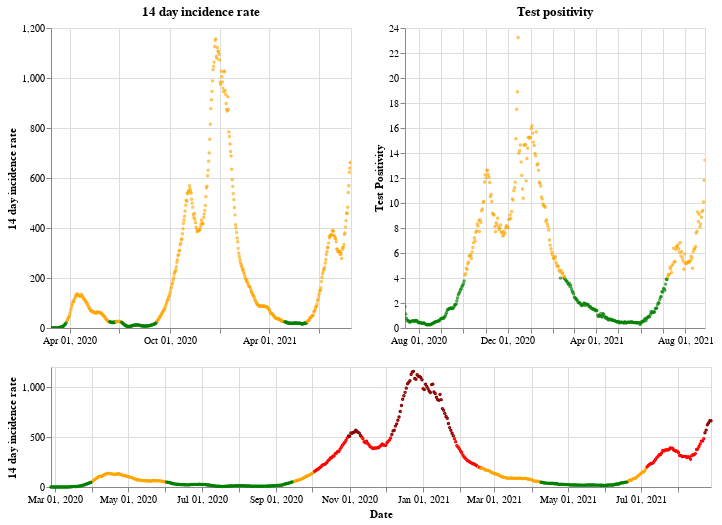

The notebook cell this image was saved under:
### Markdown cell above
## Wales

### Code cell
plot_traffic_light('Wales')

### Figure 1 — Vega-Lite specification as saved in the notebook (floating-point values rounded to 4 significant figures; data arrays with more than 128 entries replaced by an {"elided": "..."} marker saying what was removed)
{"config": {"view": {"continuousWidth": 400, "continuousHeight": 300}}, "vconcat": [{"hconcat": [{"mark": {"type": "point", "size": 2}, "encoding": {"color": {"condition": {"value": "green", "test": "(datum.twoWeeklyCasesRate <= 25)"}, "value": "orange"}, "tooltip": [{"type": "nominal", "field": "areaName"}, {"type": "temporal", "field": "date"}, {"type": "quantitative", "field": "twoWeeklyCasesRate"}, {"type": "quantitative", "field": "testPositivity"}], "x": {"type": "temporal", "axis": {"title": ""}, "field": "date", "scale": {"domain": {"selection": "DateBrush"}}, "timeUnit": "yearmonthdate"}, "y": {"type": "quantitative", "axis": {"title": "14 day incidence rate"}, "field": "twoWeeklyCasesRate"}}, "title": "14 day incidence rate", "width": 300}, {"mark": {"type": "point", "size": 2}, "encoding": {"color": {"condition": {"value": "green", "test": "(datum.testPositivity <= 4)"}, "value": "orange"}, "tooltip": [{"type": "nominal", "field": "areaName"}, {"type": "temporal", "field": "date"}, {"type": "quantitative", "field": "twoWeeklyCasesRate"}, {"type": "quantitative", "field": "testPositivity"}], "x": {"type": "temporal", "axis": {"title": ""}, "field": "date", "scale": {"domain": {"selection": "DateBrush"}}, "timeUnit": "yearmonthdate"}, "y": {"type": "quantitative", "axis": {"title": "Test Positivity"}, "field": "testPositivity"}}, "title": "Test positivity", "width": 300}]}, {"layer": [{"mark": {"type": "point", "size": 2}, "encoding": {"color": {"condition": {"value": "orange", "test": "(((datum.testPositivity < 4) && (datum.twoWeeklyCasesRate >= 50)) && (datum.twoWeeklyCasesRate < 200))"}, "value": "red"}, "opacity": {"condition": {"value": 1, "test": "((datum.twoWeeklyCasesRate >= 50) && (datum.twoWeeklyCasesRate < 500))"}, "value": 0}, "tooltip": [{"type": "nominal", "field": "areaName"}, {"type": "temporal", "field": "date"}, {"type": "quantitative", "field": "twoWeeklyCasesRate"}, {"type": "quantitative", "field": "testPositivity"}], "x": {"type": "temporal", "axis": {"title": "Date"}, "field": "date", "timeUnit": "yearmonthdate"}, "y": {"type": "quantitative", "axis": {"title": "14 day incidence rate"}, "field": "twoWeeklyCasesRate"}}, "selection": {"DateBrush": {"type": "interval", "encodings": ["x"], "fields": ["Time"]}}}, {"mark": {"type": "point", "size": 2}, "encoding": {"color": {"value": "darkred"}, "opacity": {"condition": {"value": 1, "test": "(datum.twoWeeklyCasesRate >= 500)"}, "value": 0}, "tooltip": [{"type": "nominal", "field": "areaName"}, {"type": "temporal", "field": "date"}, {"type": "quantitative", "field": "twoWeeklyCasesRate"}, {"type": "quantitative", "field": "testPositivity"}], "x": {"type": "temporal", "axis": {"title": "Date"}, "field": "date", "timeUnit": "yearmonthdate"}, "y": {"type": "quantitative", "axis": {"title": "14 day incidence rate"}, "field": "twoWeeklyCasesRate"}}}, {"mark": {"type": "point", "size": 2}, "encoding": {"color": {"condition": {"value": "green", "test": "((datum.testPositivity < 4) && (datum.twoWeeklyCasesRate < 50))"}, "value": "orange"}, "opacity": {"condition": {"value": 1, "test": "(datum.twoWeeklyCasesRate < 50)"}, "value": 0}, "tooltip": [{"type": "nominal", "field": "areaName"}, {"type": "temporal", "field": "date"}, {"type": "quantitative", "field": "twoWeeklyCasesRate"}, {"type": "quantitative", "field": "testPositivity"}], "x": {"type": "temporal", "axis": {"title": "Date"}, "field": "date", "timeUnit": "yearmonthdate"}, "y": {"type": "quantitative", "axis": {"title": "14 day incidence rate"}, "field": "twoWeeklyCasesRate"}}}], "height": 120, "width": 660}], "data": {"name": "data-9bac0e36a21edcbd67099a28239a1f08"}, "$schema": "https://vega.github.io/schema/vega-lite/v4.8.1.json", "datasets": {"data-9bac0e36a21edcbd67099a28239a1f08": {"elided": "549 records"}}}
